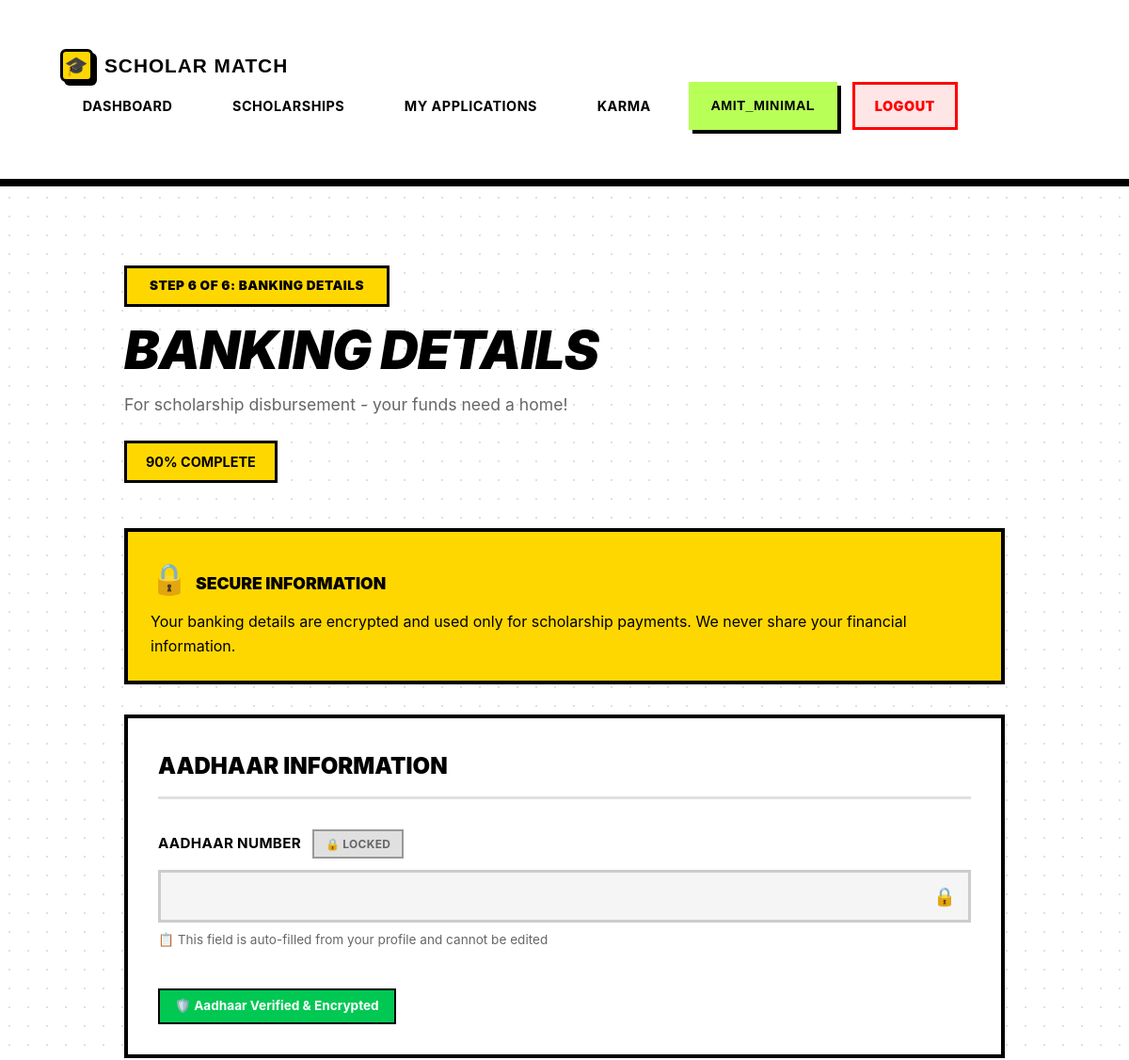
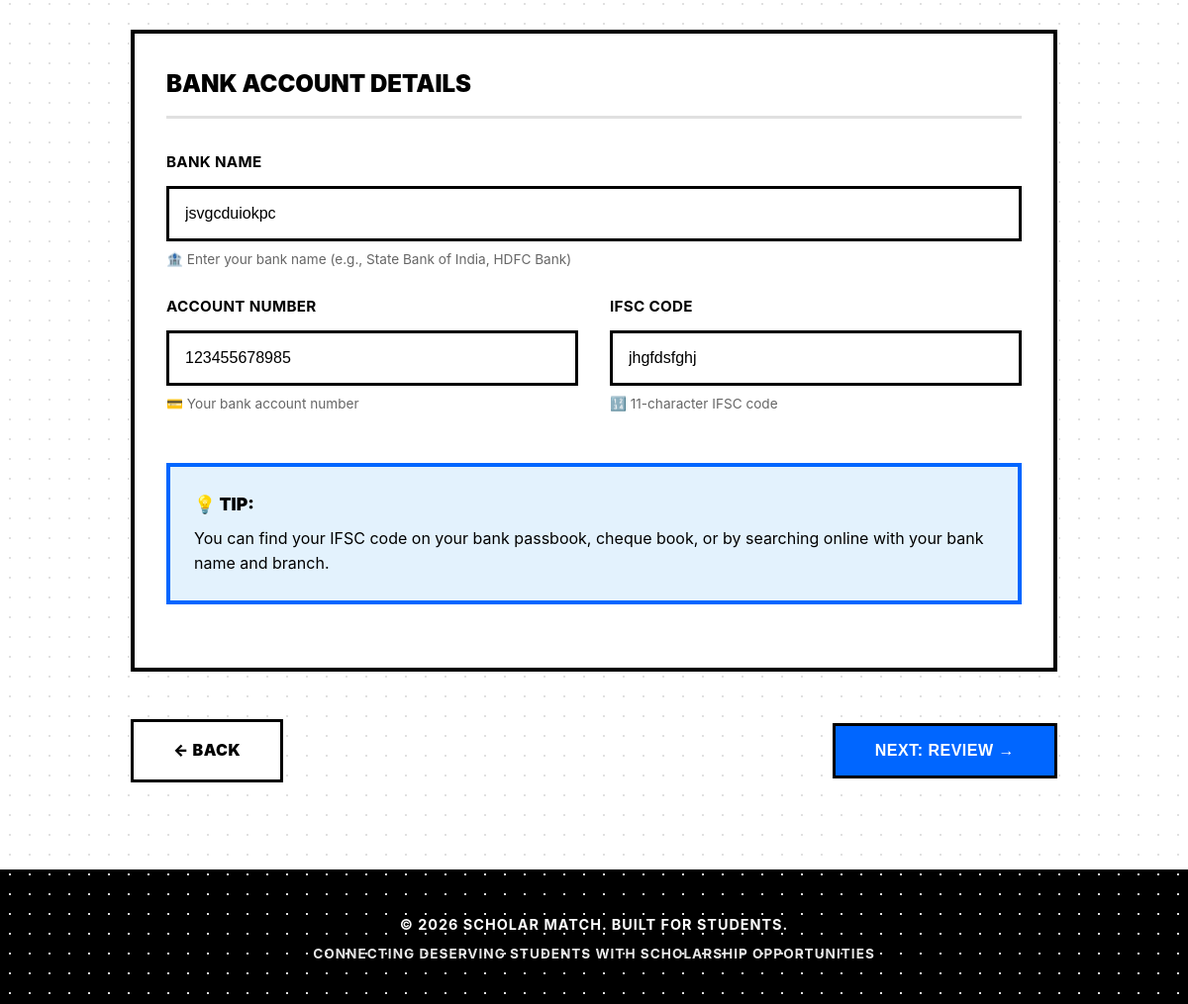
Screenshot of /accounts/otr/step6/ (signed in) with the database file from the repository (2 pictures, top to bottom).
### users/models.py (models this page shows, shortened)
class User(AbstractUser):
    is_student = models.BooleanField(default=True)
    is_moderator = models.BooleanField(default=False)
    is_organization = models.BooleanField(default=False)

class StudentProfile(models.Model):
    user = models.OneToOneField(User, on_delete=models.CASCADE, primary_key=True)
    full_name = models.CharField(max_length=150)
    dob = models.DateField(null=True, blank=True, verbose_name="Date of Birth")
    gender = models.CharField(max_length=10, choices=[('Male', 'Male'), ('Female', 'Female'), ('Other', 'Other')], blank=True)
    father_name = models.CharField(max_length=150, blank=True)
    mother_name = models.CharField(max_length=150, blank=True)
    annual_income = models.DecimalField(max_digits=10, decimal_places=2, null=True, blank=True)
    caste_category = models.CharField(max_length=50, choices=[
        ('General', 'General'),
        ('OBC', 'OBC'),
        ('SC', 'SC'),
        ('ST', 'ST'),
        ('EWS', 'EWS')
    ], blank=True)
    is_disabled = models.BooleanField(default=False, verbose_name="Person with Disability")
    phone = models.CharField(max_length=15, blank=True)
    address = models.TextField(blank=True)
    pin_code = models.CharField(max_length=10, blank=True)
    city = models.CharField(max_length=100, blank=True)
    state = models.CharField(max_length=100, blank=True)
    aadhaar_number = models.CharField(max_length=12, blank=True, unique=True, null=True, help_text="12-digit Aadhaar number")
    bank_account_number = models.CharField(max_length=20, blank=True)
    bank_ifsc_code = models.CharField(max_length=11, blank=True, verbose_name="IFSC Code")
    bank_name = models.CharField(max_length=100, blank=True)
    otr_completed = models.BooleanField(default=False, help_text="Has student completed OTR?")
    otr_step = models.IntegerField(default=1, help_text="Current OTR step (1-7)")
    profile_completion = models.IntegerField(default=0, help_text="Profile completion percentage")
    total_karma_points = models.IntegerField(default=0, help_text="Total karma points balance")
    karma_rank = models.IntegerField(null=True, blank=True, help_text="Rank on leaderboard")
    verified_scholar_badge = models.BooleanField(default=False, help_text="Has purchased verified scholar badge")
    created_at = models.DateTimeField(auto_now_add=True)

### users/otr_views.py (the view)
# urls.py: path('otr/step6/', otr_views.otr_step6, name='otr_step6'),
@login_required
def otr_step6(request):
    profile = request.user.studentprofile
    if request.method == 'POST':
        form = OTRStep6Form(request.POST, instance=profile)
        if form.is_valid():
            form.save()
            profile.otr_step = 7
            profile.profile_completion = 90
            profile.save()
            messages.success(request, 'Banking details saved successfully!')
            return redirect('otr_step7')
    else:
        form = OTRStep6Form(instance=profile)
    return render(request, 'users/otr/step6_banking.html', {
        'form': form,
        'profile': profile,
        'step': 6
    })

### users/forms.py
class OTRStep6Form(forms.ModelForm):
    class Meta:
        model = StudentProfile
        fields = ['aadhaar_number', 'bank_account_number', 'bank_ifsc_code', 'bank_name']

### users/templates/users/otr/step6_banking.html (shortened to what this page needs)
{% extends 'base.html' %}
{% block content %}
<div class="otr-container">
    <div class="step-header">
        <div class="step-badge">STEP 6 OF 6: BANKING DETAILS</div>
        <h1 class="step-title">BANKING DETAILS</h1>
        <p class="step-subtitle">For scholarship disbursement - your funds need a home!</p>
        <div class="completion-badge">90% COMPLETE</div>
    </div>
    <form method="post">
        <div class="info-box">
            <strong><span class="info-icon">🔒</span>SECURE INFORMATION</strong>
            Your banking details are encrypted and used only for scholarship payments. We never share your financial information.
        </div>
        <div class="form-section">
            <h3>Aadhaar Information</h3>
            <div class="form-group field-lock-icon">
                <label for="{{ form.aadhaar_number.id_for_label }}">
                    Aadhaar Number
                    <span class="readonly-badge">🔒 Locked</span>
                </label>
                {{ form.aadhaar_number }}
                <div class="helper-text">📋 This field is auto-filled from your profile and cannot be edited</div>
            </div>
            <div class="secure-badge">
                🛡️ Aadhaar Verified & Encrypted
            </div>
        </div>
        <div class="form-section">
            <h3>Bank Account Details</h3>
            <div class="form-group">
                <label for="{{ form.bank_name.id_for_label }}">Bank Name</label>
                {{ form.bank_name }}
                <div class="helper-text">🏦 Enter your bank name (e.g., State Bank of India, HDFC Bank)</div>
            </div>
            <div class="form-row">
                <div class="form-group">
                    <label for="{{ form.bank_account_number.id_for_label }}">Account Number</label>
                    {{ form.bank_account_number }}
                    <div class="helper-text">💳 Your bank account number</div>
                </div>
                <div class="form-group">
                    <label for="{{ form.bank_ifsc_code.id_for_label }}">IFSC Code</label>
                    {{ form.bank_ifsc_code }}
                    <div class="helper-text">🔢 11-character IFSC code</div>
                </div>
            </div>
            <div class="info-box" style="background: #E3F2FD; border-color: var(--blue-primary);">
                <strong>💡 TIP:</strong>
                You can find your IFSC code on your bank passbook, cheque book, or by searching online with your bank name and branch.
            </div>
        </div>
        <div class="button-group">
            <a href="{% url 'otr_step5' %}" class="btn-secondary">← Back</a>
            <button type="submit" class="btn-primary">Next: Review →</button>
        </div>
    </form>
</div>
{% endblock %}

### templates/base.html (shortened to what this page needs)
<!DOCTYPE html>
<html lang="en">
<head>
</head>
<body>
    <nav>
        <div class="container">
            <a href="/" class="logo">
                <div class="logo-icon">🎓</div>
                <span>Scholar Match</span>
            </a>
            <ul>
                {% if user.is_authenticated %}
                {% if user.is_student %}
                <li><a href="{% url 'student_dashboard' %}">Dashboard</a></li>
                <li><a href="{% url 'scholarships:scholarship_list' %}">Scholarships</a></li>
                <li><a href="{% url 'applications:my_applications' %}">My Applications</a></li>
                <li><a href="{% url 'karma:karma_dashboard' %}">Karma</a></li>
                {% elif user.is_organization %}
                <li><a href="{% url 'funder_portal:funder_dashboard' %}">Dashboard</a></li>
                <li><a href="{% url 'funder_portal:create_scholarship' %}">Create Scholarship</a></li>
                <li><a href="{% url 'funder_portal:view_applications' %}">Applications</a></li>
                {% elif user.is_moderator %}
                <li><a href="{% url 'moderator_dashboard' %}">Dashboard</a></li>
                <li><a href="{% url 'moderator_add_scholarship' %}">Add Scholarship</a></li>
                <li><a href="{% url 'karma:moderator_overview' %}">Karma Review</a></li>
                {% endif %}
                <li>
                    <span class="user-info">{{ user.username }}</span>
                </li>
                <li><a href="{% url 'logout' %}" class="logout-btn">Logout</a></li>
                {% else %}
                <li><a href="{% url 'login' %}">Login</a></li>
                {% endif %}
            </ul>
        </div>
    </nav>
    <div class="container">
        {% block content %}
        {% endblock %}
    </div>
    <footer>
        <p>&copy; 2026 Scholar Match. Built for Students.</p>
        <p style="margin-top: 0.5rem; font-size: 0.85rem; opacity: 0.9;">Connecting Deserving Students with Scholarship
            Opportunities</p>
    </footer>
</body>
</html>

### templates/base.html (style rules this page uses)
* { margin: 0; padding: 0; box-sizing: border-box; }
:root { --primary-yellow: #FFD700; --neon-green: #B8FF57; --bright-blue: #0066FF; --black: #000000; --white: #FFFFFF; --light-gray: #f5f5f5; --text-gray: #666666; --border-black: #000000; --shadow-black: #000000; --bright-red: #FF0000; --bright-green: #00CC00; --bright-purple: #B8A4FF; --bright-orange: #FFA04A; }
body { font-family: 'Arial', 'Helvetica Neue', sans-serif; background: var(--light-gray); background-image: radial-gradient(circle, #d0d0d0 1px, transparent 1px); background-size: 20px 20px; color: var(--black); line-height: 1.6; min-height: 100vh; display: flex; flex-direction: column; }
nav { background: var(--white); border-bottom: 4px solid var(--black); padding: 0.75rem 2rem; box-shadow: 0 4px 0 var(--black); position: sticky; top: 0; z-index: 1000; }
nav .container { max-width: 1400px; margin: 0 auto; display: flex; justify-content: space-between; align-items: center; flex-wrap: wrap; }
nav .logo { color: var(--black); font-size: 1.3rem; font-weight: 900; text-decoration: none; display: flex; align-items: center; gap: 0.75rem; transition: all 0.2s ease; text-transform: uppercase; letter-spacing: 1px; font-family: 'Arial Black', sans-serif; }
nav .logo-icon { width: 35px; height: 35px; background: var(--primary-yellow); border: 3px solid var(--black); border-radius: 6px; display: flex; align-items: center; justify-content: center; font-size: 20px; box-shadow: 4px 4px 0 var(--black); }
nav ul { list-style: none; display: flex; gap: 1rem; align-items: center; flex-wrap: wrap; }
nav ul li a, nav ul li .user-info { color: var(--black); text-decoration: none; padding: 0.7rem 1.3rem; border-radius: 0; transition: all 0.2s ease; font-weight: 700; font-size: 0.9rem; display: block; text-transform: uppercase; letter-spacing: 0.5px; border: 3px solid transparent; }
nav .user-info { background: var(--neon-green); border: 3px solid var(--black); color: var(--black); padding: 0.7rem 1.5rem; font-weight: 900; box-shadow: 4px 4px 0 var(--black); font-family: 'Arial Black', sans-serif; }
nav .logout-btn { background: #FFE6E6; border: 3px solid var(--bright-red); color: var(--bright-red); font-weight: 900; }
.container { max-width: 1400px; margin: 0 auto; padding: 2.5rem 2rem; flex: 1; }
.btn-secondary { background-color: var(--primary-yellow); }
.form-group { margin-bottom: 1.5rem; }
.form-group label { display: block; margin-bottom: 0.5rem; color: var(--black); font-weight: 700; text-transform: uppercase; font-size: 0.85rem; letter-spacing: 0.5px; }
footer { background: var(--black); color: var(--white); text-align: center; padding: 2.5rem 2rem; margin-top: auto; border-top: 4px solid var(--black); }
footer p { font-weight: 700; text-transform: uppercase; letter-spacing: 1px; font-size: 0.9rem; }

### rows the page displays
User: username "AMIT_MINIMAL"
StudentProfile: bank_name "jsvgcduiokpc", bank_account_number "123455678985", bank_ifsc_code "jhgfdsfghj"
